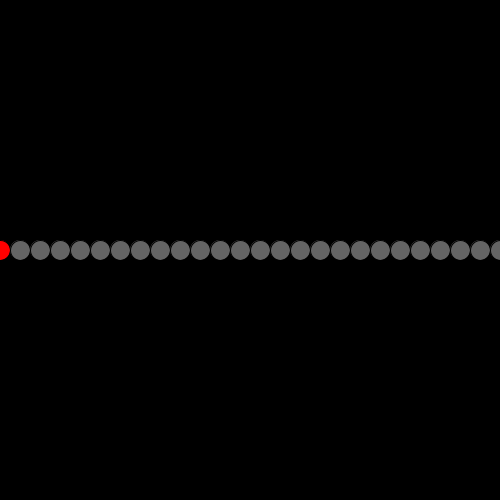
Frame 1 (no input)
Frame 60 (the mouse pressed at the canvas centre just before this capture): identical to frame 1, image omitted
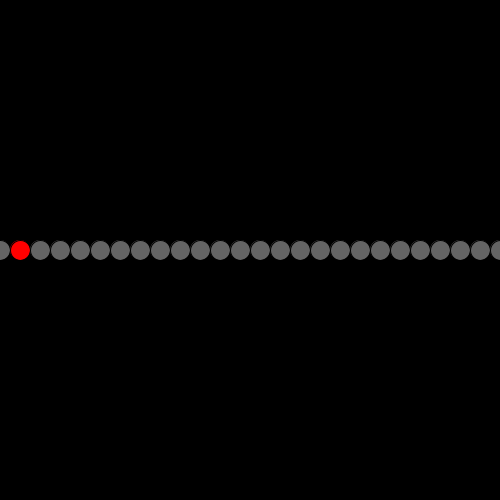
Frame 120 (the mouse held since frame 60 and released just before this capture)

The Processing sketch that drew these frames (run headless with seeded random() and noise(); from frame 60 on, the mouse is pressed at the canvas centre):

// Processing sketch: arrayExample2
// ── arrayExample2.pde
float x[];
float y[];
int selectedBall = 0;

void setup() {
  size(500, 500); 
  x = new float[100];
  y = new float[100];   

  for (int i = 0; i < 100; i++) {
    x[i] = i * 20;
    y[i] = height/2;
  }
}

void draw() {
  background(0);
  for (int i = 0; i < 100; i++) {
    if (selectedBall == i) {
      fill(255, 0, 0);
    } else {
      fill(255,100);
    }
    ellipse(x[i], y[i], 20, 20);
  }
}

void mousePressed() {
  selectedBall++;
  if (selectedBall > x.length) {
    selectedBall = 0;
  }
}
